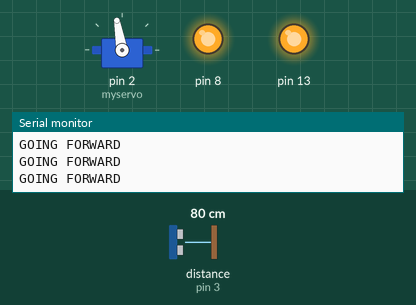
This sketch was run on a simulated Arduino Uno, built with avr-gcc and run on an emulated ATmega328P. On the bench: servo, output pins drawn as LEDs (lit = HIGH), the last lines printed to the serial monitor. The inputs (shaded band) are chosen by the test bench; at power-on: distance to the obstacle (sensor on pin 3) 80 cm. The echo pulse lasts 58.3 µs per cm.

Above: at 1.3 s.
1.4 s: distance to the obstacle (sensor on pin 3) set to 22 cm
4.4 s: distance to the obstacle (sensor on pin 3) set to 18 cm
At 6.5 s:
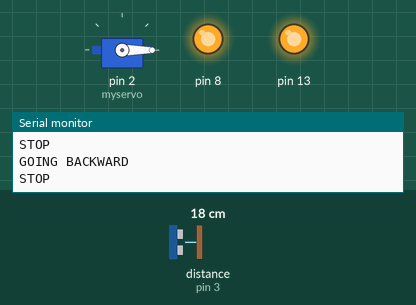
At 7.2 s:
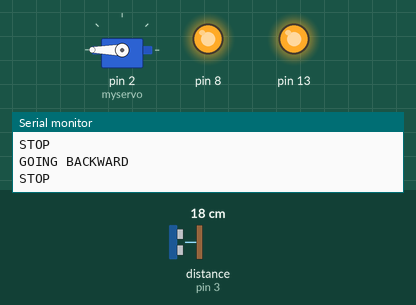
9.0 s: distance to the obstacle (sensor on pin 3) set to 2 cm
Timing chart, 0 to 12.8 s (numbered marks = the images above; inputs shaded):
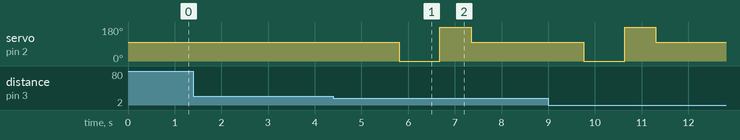

Measured:
- the behaviour switches between 21 and 20 cm on distance to the obstacle (sensor on pin 3) (found by bisection; images 0 and 1)
- after the input at 4.4 s, servo on pin 2 (myservo): 100° → 0° after 1.4 s, → 180° 0.87 s later, → 100° 0.67 s later

The sketch:

obstacle_avoiding_car.ino
```cpp
#include <NewPing.h>
#include <Servo.h>
#define TRIG_PIN 4
#define ECHO_PIN 3
#define MAX_DISTANCE 200
NewPing sonar(TRIG_PIN, ECHO_PIN, MAX_DISTANCE);

#define Motor1p  9
#define Motor1n  10
#define Motor2p  11
#define Motor2n  12

Servo myservo;
int distance = 100;
void setup() {
  myservo.attach(2);
  myservo.write(100);
  distance = readPing();
  delay(100);
  Serial.begin(9600);
  pinMode(8, OUTPUT);
  digitalWrite(8, HIGH);
  pinMode(13, OUTPUT);
  digitalWrite(13, HIGH);
}
char val;

void loop() {
    obstacleavoiding();
}

int lookRight()
{
  myservo.write(0);
  delay(500);
  int distance = readPing();
  delay(100);
  return distance;
}

int lookLeft()
{
  myservo.write(180);
  delay(500);
  int distance = readPing();
  delay(100);
  myservo.write(100);
  return distance;
  delay(100);
}

int readPing() {
  delay(70);
  int cm = sonar.ping_cm();
  if (cm == 0)
  {
    cm = 250;
  }
  return cm;
}

void obstacleavoiding()
{
  int distanceR = 0;
  int distanceL =  0;
  delay(40);

  if (distance <= 20)
  {
    moveStop();
    delay(100);
    moveBackward();
    delay(1000);
    moveStop();
    delay(200);
    distanceR = lookRight();
    delay(200);
    distanceL = lookLeft();
    delay(200);

    if (distanceR >= distanceL)
    {
      myservo.write(100);
      turnRight();
      delay(800);
    }
    else {
      myservo.write(100);
      turnLeft();
      delay(800);
    }
  }
  else {
    moveForward();
  }
  distance = readPing();
}

void moveForward() {
  Serial.println("GOING FORWARD");
  digitalWrite(Motor1p, HIGH);
  digitalWrite(Motor1n, LOW);
  digitalWrite(Motor2p, HIGH);
  digitalWrite(Motor2n, LOW);
  //  analogWrite(Motor1s, spee);
  //  analogWrite(Motor2s, spee);
}

void moveBackward() {
  Serial.println("GOING BACKWARD");
  digitalWrite(Motor1p, LOW);
  digitalWrite(Motor1n, HIGH);
  digitalWrite(Motor2p, LOW);
  digitalWrite(Motor2n, HIGH);
  //  analogWrite(Motor1s, spee);
  //  analogWrite(Motor2s, spee);
}

void turnLeft() {
  Serial.println("TURNING LEFT");
  digitalWrite(Motor1p, LOW);
  digitalWrite(Motor1n, HIGH);
  digitalWrite(Motor2p, HIGH);
  digitalWrite(Motor2n, LOW);
  //  analogWrite(Motor1s, spee);
  //  analogWrite(Motor2s, spee);
}

void turnRight() {
  Serial.println("TURNING RIGHT");
  digitalWrite(Motor1p, HIGH);
  digitalWrite(Motor1n, LOW);
  digitalWrite(Motor2p, LOW);
  digitalWrite(Motor2n, HIGH);
  //  analogWrite(Motor1s, spee);
  //  analogWrite(Motor2s, spee);
}

void moveStop() {
  Serial.println("STOP");
  digitalWrite(Motor1p, LOW);
  digitalWrite(Motor1n, LOW);
  digitalWrite(Motor2p, LOW);
  digitalWrite(Motor2n, LOW);
  //  analogWrite(Motor1s, spee);
  //  analogWrite(Motor2s, spee);
}
```
